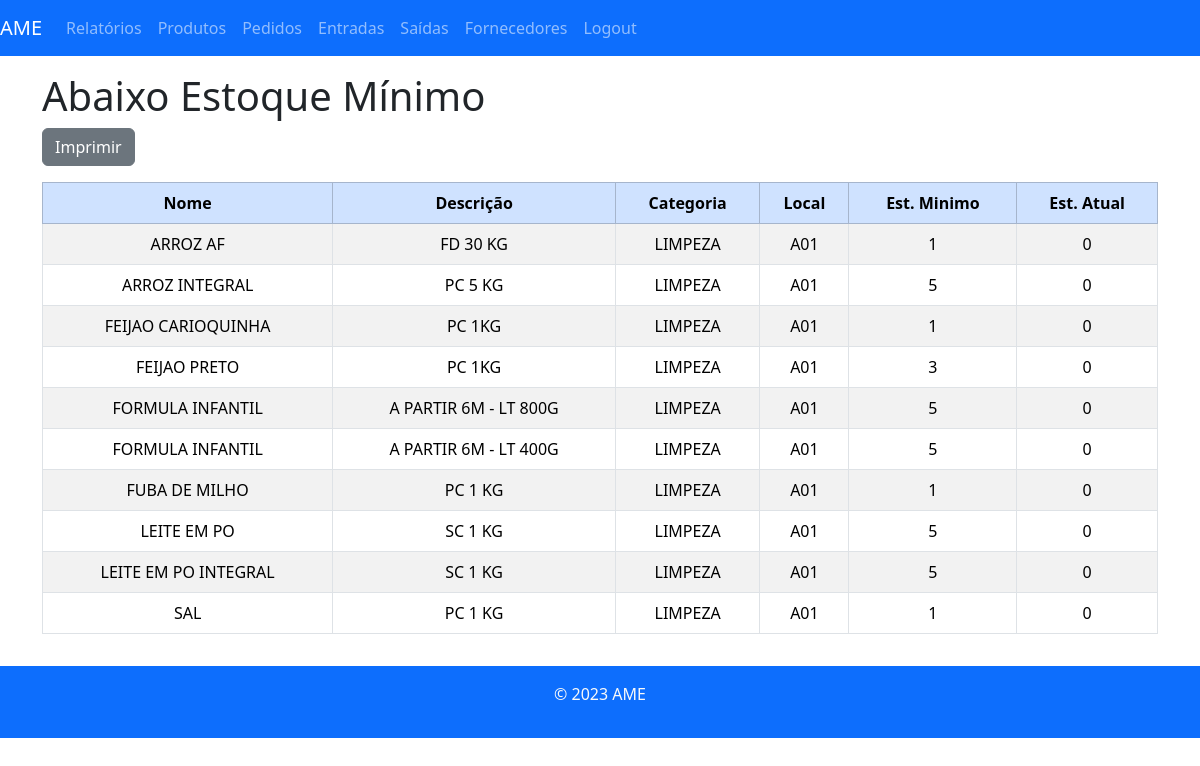
Before: /abaixo_est_min/ (signed in) with the older database file.
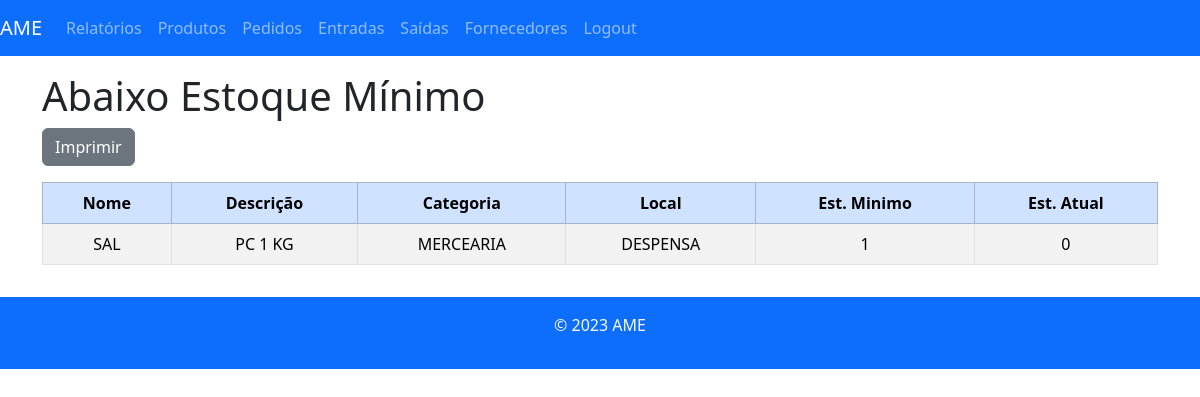
After: the same page with the newer database file.
### almoxarifado/models.py (models this page shows, shortened)
class Produto(models.Model):
    nome = models.CharField(max_length=255)
    descricao = models.TextField()
    quantidade = models.PositiveIntegerField()
    estoque_minimo = models.PositiveIntegerField()
    categoria = models.ForeignKey(Categoria, on_delete=models.CASCADE, default="")
    local = models.ForeignKey(LocalPrateleira, on_delete=models.CASCADE, default="")

class Categoria(models.Model):
    categoriaNome = models.CharField(max_length=64)
    def __str__(self):
        return self.categoriaNome

class LocalPrateleira(models.Model):
    localNome = models.CharField(max_length=64)
    def __str__(self):
        return self.localNome

### almoxarifado/views.py (the view)
# urls.py: path('abaixo_est_min/', abaixo_est_min_view, name='abaixo_est_min'),
@login_required
def abaixo_est_min_view(request):
    produtos = Produto.objects.all().order_by('nome')
    abaixoEstMin = produtos.filter(quantidade__lt=F('estoque_minimo'))
    context = {'produtos': abaixoEstMin}
    return render(request, 'abaixo_est_min.html', context)

### almoxarifado/templates/abaixo_est_min.html (shortened to what this page needs)
{% extends 'base.html' %}
{% block content %}
  <h1>Abaixo Estoque Mínimo</h1>
<button type="button" class="btn mb-3 btn-secondary remover_print" onclick="imprimir()">Imprimir</button>
  <div class="table-responsive">
    <table class="table table-hover table-striped table-bordered ">
      <thead class="table-primary">
        <tr>
          <th>Nome</th>
          <th>Descrição</th>
          <th>Categoria</th>
          <th>Local</th>
          <th>Est. Minimo</th>
          <th>Est. Atual</th>
        </tr>
      </thead>
      <tbody>
        {% for produto in produtos %}
          <tr>
            <td>{{ produto.nome }}</td>
            <td>{{ produto.descricao }}</td>
            <td>{{ produto.categoria }}</td>
            <td>{{ produto.local }}</td>
            <td>{{ produto.estoque_minimo }}</td>
            <td>{{ produto.quantidade }}</td>
          </tr>
        {% endfor %}
      </tbody>
    </table>
  </div>
{% endblock %}

Changed rows visible on the page:
no longer on this page (row edited): Produto: nome "ARROZ AF", descricao "FD 30 KG", categoria "LIMPEZA", local "A01", estoque_minimo "1", quantidade "0"
no longer on this page (row edited): Produto: nome "ARROZ INTEGRAL", descricao "PC 5 KG", categoria "LIMPEZA", local "A01", estoque_minimo "5", quantidade "0"
no longer on this page (row edited): Produto: nome "FEIJAO CARIOQUINHA", descricao "PC 1KG", categoria "LIMPEZA", local "A01", estoque_minimo "1", quantidade "0"
no longer on this page (row edited): Produto: nome "FEIJAO PRETO", descricao "PC 1KG", categoria "LIMPEZA", local "A01", estoque_minimo "3", quantidade "0"
no longer on this page (row edited): Produto: nome "FORMULA INFANTIL", descricao "A PARTIR 6M - LT 800G", categoria "LIMPEZA", local "A01", estoque_minimo "5", quantidade "0"
no longer on this page (row edited): Produto: nome "FORMULA INFANTIL", descricao "A PARTIR 6M - LT 400G", categoria "LIMPEZA", local "A01", estoque_minimo "5", quantidade "0"
no longer on this page (row edited): Produto: nome "FUBA DE MILHO", descricao "PC 1 KG", categoria "LIMPEZA", local "A01", estoque_minimo "1", quantidade "0"
no longer on this page (row edited): Produto: nome "LEITE EM PO", descricao "SC 1 KG", categoria "LIMPEZA", local "A01", estoque_minimo "5", quantidade "0"
no longer on this page (row edited): Produto: nome "LEITE EM PO INTEGRAL", descricao "SC 1 KG", categoria "LIMPEZA", local "A01", estoque_minimo "5", quantidade "0"
changed Produto "SAL": categoria "LIMPEZA" → "MERCEARIA"; local "A01" → "DESPENSA"
